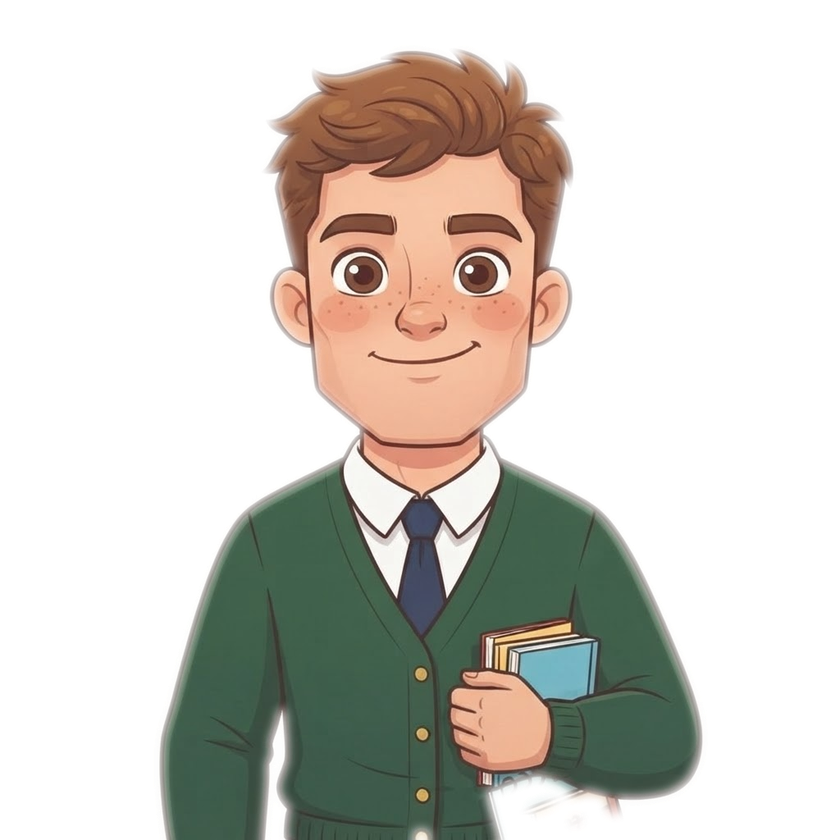
#> input picture KTU_AI_Birlesik/uygulama/assets/design_boy.png, 840 x 840 px, shrunk from 1024 x 1024 before the run
$ python -i _arka_plan_sil.py   (imports and definitions only)
#> lines starting #> are read from the running program, lines starting #| are printed output that depends on the picture; after the words box and inside, x2 and y2 are one past the last pixel; in counts of white or black regions, pixels touching at a corner belong together
#!/usr/bin/env python3
# -*- coding: utf-8 -*-
"""
Arka plan silici (Pillow tabanlı, AI model bağımlılığı yok).
Karakter illüstrasyonlarında:
 1) Kenar baskın renginden yola çıkarak "arka plan rengi" tahmin eder,
 2) 4 köşeden başlayan flood fill (renk toleranslı) ile arka plana temas eden
    tüm pikselleri bulur,
 3) Bulunan maskeye 1 px erozyon + 3/5 px GaussBlur uygular (kenar yumuşatma),
 4) Alpha kanalına mask yazar (karakterlerin dışı saydam = arka plan silinmiş).
 5) Orijinal görselin üzerine yazar (!!! dosyalarınızın yedeğini alın !!!).

macOS Python 3.15 (RC) üzerinde çalışması için onnxruntime / rembg / numpy
gerektirmez — saf Pillow + stdlib kullanır.
"""

from __future__ import annotations

import argparse
import os
import unicodedata
from collections import deque

from PIL import Image, ImageFilter, ImageDraw


# ---------------------------------------------------------------------------
# Yardımcılar
# ---------------------------------------------------------------------------
# [10 lines left out: function _bul, not called in this run]


def _kenar_rengi(im: Image.Image) -> tuple[int, int, int]:
    """Kenarlardan (4 köşe + 4 orta) örnek alarak RGB arka plan rengi tahmin eder."""
    w, h = im.size
    ornekler: list[tuple[int, int, int]] = []
    for (x, y) in [
        (0, 0), (w - 1, 0), (0, h - 1), (w - 1, h - 1),
        (w // 2, 0), (w // 2, h - 1), (0, h // 2), (w - 1, h // 2),
        (w // 3, h // 6), (2 * w // 3, h // 6),
        (w // 3, 5 * h // 6), (2 * w // 3, 5 * h // 6),
    ]:
        px = im.getpixel((max(0, min(w - 1, x)), max(0, min(h - 1, y))))
        ornekler.append((px[0], px[1], px[2]))
    r = sum(o[0] for o in ornekler) // len(ornekler)
    g = sum(o[1] for o in ornekler) // len(ornekler)
    b = sum(o[2] for o in ornekler) // len(ornekler)
    return (r, g, b)


def _renk_farki(a: tuple[int, int, int], b: tuple[int, int, int]) -> int:
    """Renkler arası toplam kanalsal fark (basit L1 metriği)."""
    return abs(a[0] - b[0]) + abs(a[1] - b[1]) + abs(a[2] - b[2])


def _floodfill_mask(
    im: Image.Image,
    baslangic: list[tuple[int, int]],
    hedef_renk: tuple[int, int, int],
    tolerans: int,
) -> Image.Image:
    """BFS flood fill: başlangıç noktalarından başlayıp renk farkı <= tolerans
    olan tüm komşu pikselleri işaretler. Sonuç L mod maske (255 = arka plan)."""
    w, h = im.size
    rgb = im.convert("RGB")
    maske = Image.new("L", (w, h), 0)
    # Hız: piksel erişimini load() ile
    pxs = rgb.load()
    mload = maske.load()

    kuyruk: deque[tuple[int, int]] = deque()
    for (sx, sy) in baslangic:
        sx = max(0, min(w - 1, sx))
        sy = max(0, min(h - 1, sy))
        if mload[sx, sy] == 0 and _renk_farki(pxs[sx, sy], hedef_renk) <= tolerans:
            mload[sx, sy] = 255
            kuyruk.append((sx, sy))

    while kuyruk:
        x, y = kuyruk.popleft()
        for (dx, dy) in ((1, 0), (-1, 0), (0, 1), (0, -1)):
            nx, ny = x + dx, y + dy
            if 0 <= nx < w and 0 <= ny < h and mload[nx, ny] == 0:
                if _renk_farki(pxs[nx, ny], hedef_renk) <= tolerans:
                    mload[nx, ny] = 255
                    kuyruk.append((nx, ny))
    return maske


# [17 lines left out: function _karakter_kutusu, not called in this run]


# ---------------------------------------------------------------------------
# Tek görsel için arka plan temizleme
# ---------------------------------------------------------------------------
def arka_plani_sil(
    yol: str,
    tolerans: int = 52,
    feather: int = 3,
    erozyon: int = 1,
    yaz: bool = True,
) -> Image.Image:
    """
    tolerans: Renk farkı toplamı (R+G+B kanalları) — arka planla çok az
              farklı olan gölge / gürültü piksellerini de yakalamak için
              40..70 arası iyi çalışır (beyaz/bej arka planlar).
    feather : Kenar yumuşatma miktarı (GaussBlur radius). 2..5
    erozyon : Flood fill maskesini karaktere doğru 1-2 px daraltır — yanlış
              arka plan pikseli karaktere sızarsa arttır.
    yaz     : True ise orijinal dosyanın ÜSTÜNE yazar.
    """
#> called with yol = 'assets/design_boy.png', tolerans = 52, feather = 3, erozyon = 1, yaz = True
    im = Image.open(yol).convert("RGBA")
#> im is the input picture: PIL image 840x840 RGBA; mean R, G, B, A 55.9, 52.1, 44.7, 91.5
    w, h = im.size
#> w = 840; h = 840

    # 1) Arka plan rengi tahmin et
    tahmin_rengi = _kenar_rengi(im)
#> the loop in _kenar_rengi, `for (x, y) in [ (0, 0), (w - 1, 0), (0, h - 1), (w - 1, h - 1), (w // ..` made 12 passes
#> px on passes 1 to 12: (0, 0, 0, 0), (0, 0, 0, 0), (0, 0, 0, 0), (0, 0, 0, 0), (0, 0, 0, 0), (204, 167, 94, 35), (0, 0, 0, 0), (0, 0, 0, 0), (248, 228, 228, 39), (108, 64, 45, 118), (66, 66, 57, 251), (42, 49, 46, 255)
#> after the loop in _kenar_rengi, `for (x, y) in [`: ornekler = [(0, 0, 0), (0, 0, 0), (0, 0, 0), (0, 0, 0), (0, 0, 0), (204, 167, 94), (0, 0, 0), (0, 0, 0), (248, 228, 228), (108, 64, 45), (66, 66, 57), (42, 49, 46)]
#> in _kenar_rengi, `r = sum(o[0] for o in ornekler) // len(ornekler)`: r = 55
#> in _kenar_rengi, `g = sum(o[1] for o in ornekler) // len(ornekler)`: g = 47
#> in _kenar_rengi, `b = sum(o[2] for o in ornekler) // len(ornekler)`: b = 39
#> tahmin_rengi = (55, 47, 39)
    # 2) Başlangıç noktaları: dört köşe + her kenardan 3 örnek (bol başlangıç)
    baslangic: list[tuple[int, int]] = []
    for s in range(0, 11):
        t = s / 10.0
        baslangic.append((int((w - 1) * t), 0))
        baslangic.append((int((w - 1) * t), h - 1))
        baslangic.append((0, int((h - 1) * t)))
        baslangic.append((w - 1, int((h - 1) * t)))

    # 3) Flood fill: arka planı işaretleyen L mod maske
    ap_maske = _floodfill_mask(im, baslangic, tahmin_rengi, tolerans)
#> in _floodfill_mask, `rgb = im.convert("RGB")`:
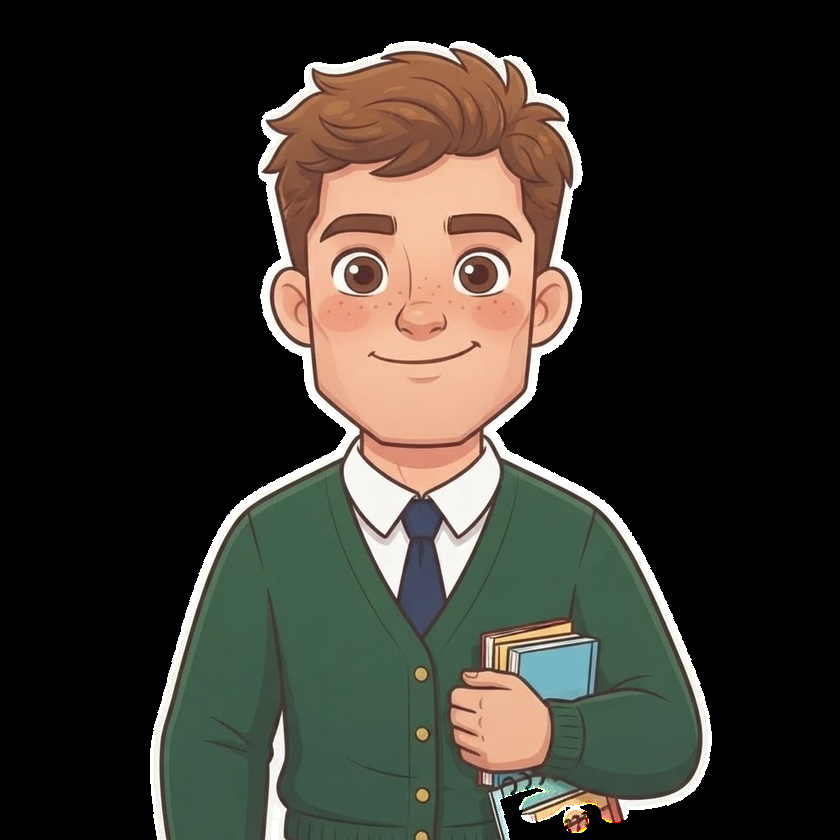
#> rgb: PIL image 840x840 RGB; mean R, G, B 55.9, 52.1, 44.7
#> in _floodfill_mask, `maske = Image.new("L", (w, h), 0)`: maske: PIL image 840x840 L; every value is 0
#> the loop in _floodfill_mask, `for (sx, sy) in baslangic:` made 44 passes
#> sx on passes 2, 3, 4, 5, 6, 7, 8, 9, 10, 12, 13, 14: 0, 0, 839, 83, 83, 0, 839, 167, 167, 839, 251, 251
#> the loop in _floodfill_mask, `while kuyruk:` made 977 passes
#> (x, y) on passes 1 to 3: (167, 839), (335, 839), (503, 839)
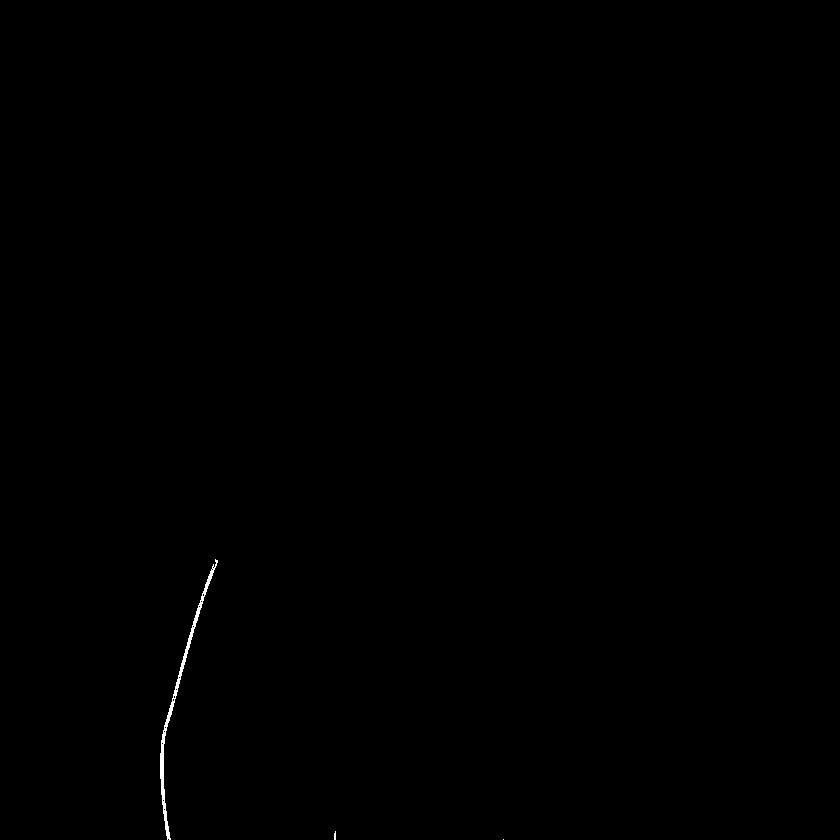
#> ap_maske: PIL image 840x840 L; 0.14% white; 3 white regions (2 under 20 px), largest, box (x1, y1, x2, y2) and area: (160, 559, 218, 840) 960

    # 4) Maskeye erozyon uygula (feather sızmadan önce 1 px daralt —
    #    karakter kenarlarının yanlışlıkla arka plan diye sayılmasını azalt)
    if erozyon > 0:
        ap_maske = ap_maske.filter(ImageFilter.MinFilter(2 * erozyon + 1))
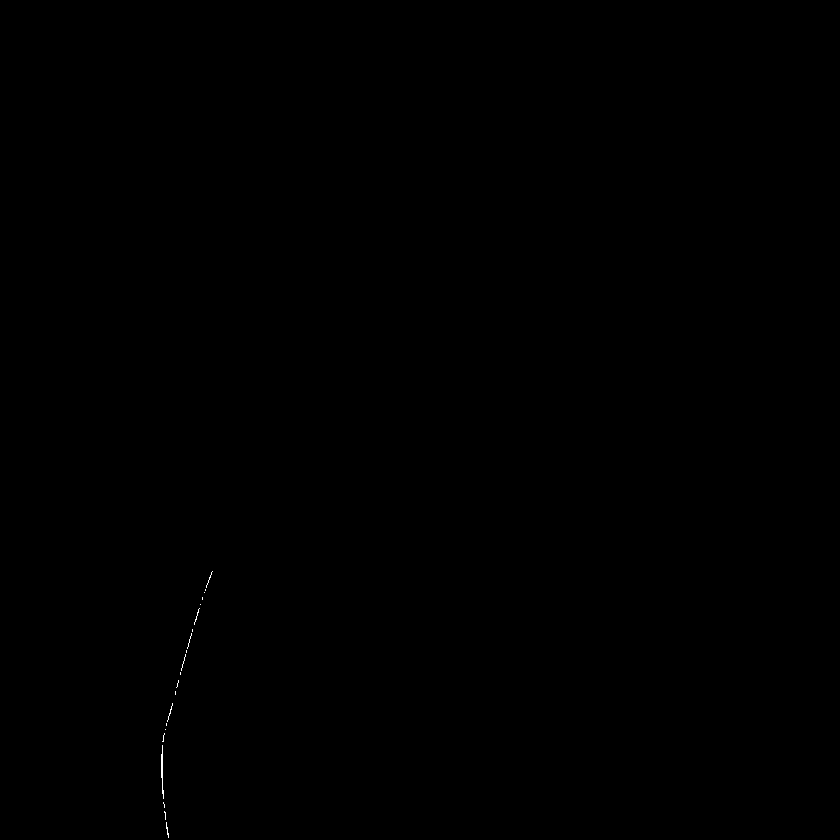
#> ap_maske: PIL image 840x840 L; 0.04% white in thin lines or dots, all inside (x1, y1, x2, y2) = (161, 571, 213, 838)

    # 5) Feather (kenar yumuşatma): gauss blur ile alpha yumuşak kenarlar
    if feather > 0:
        ap_maske = ap_maske.filter(ImageFilter.GaussianBlur(feather))

    # 6) Alpha kanalına yaz: arka plan maskesinin TERSİ karakter = görünür olsun
    #    L 255 (arka plan) → alpha 0 (saydam)
    #    L 0   (karakter) → alpha 255 (opak)
    ters_maske = Image.eval(ap_maske, lambda v: 255 - v)
    rgba = im.convert("RGBA")
    r_ch, g_ch, b_ch, _ = rgba.split()
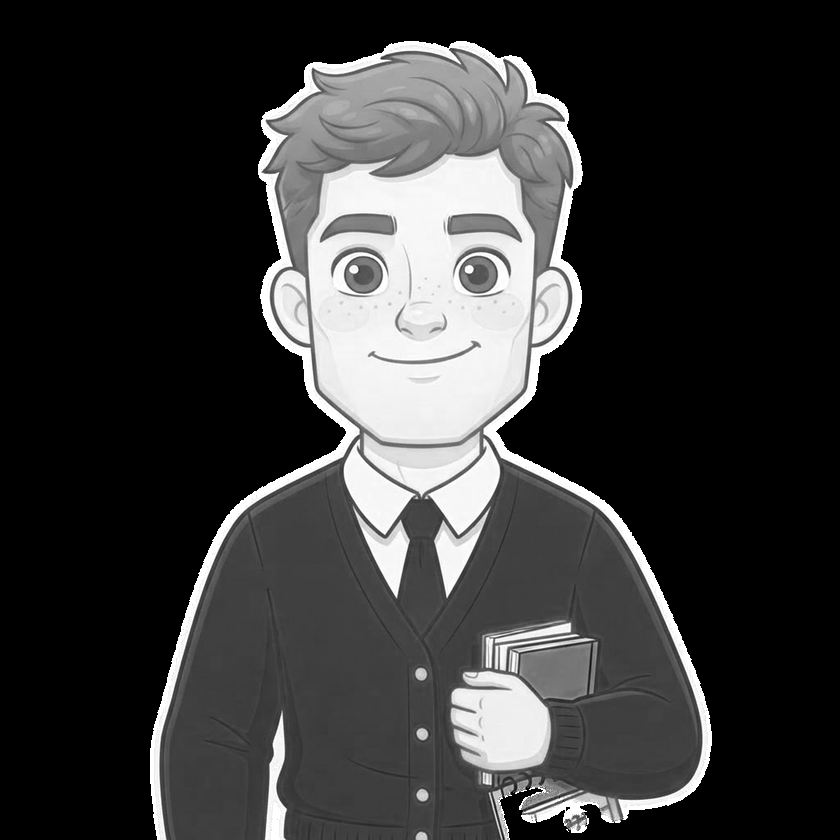
#> r_ch: PIL image 840x840 L; min 0, max 255, mean 55.9
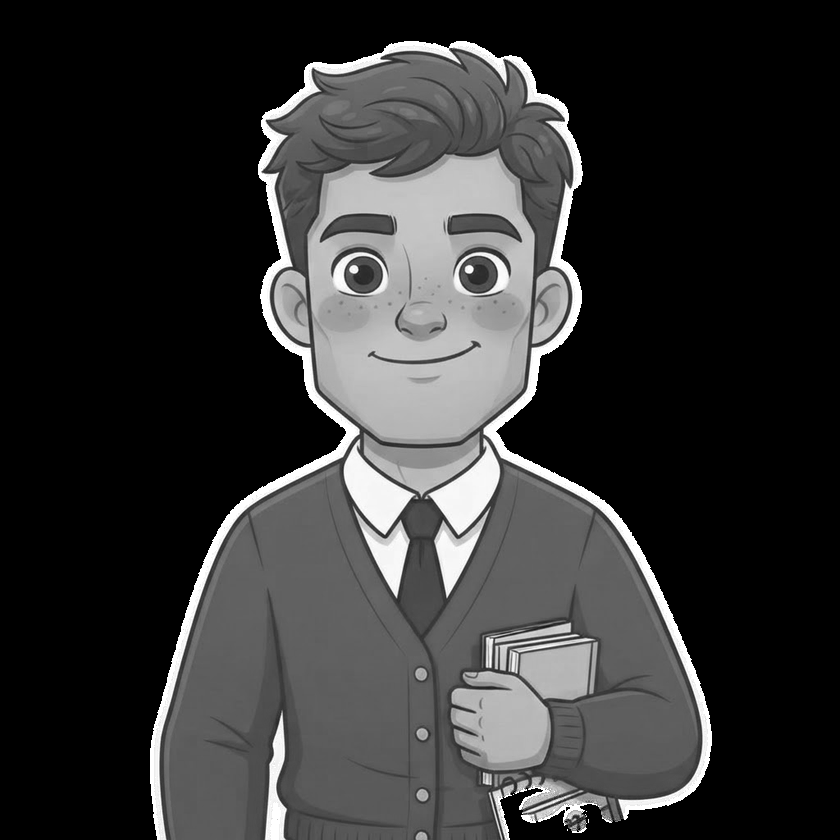
#> g_ch: PIL image 840x840 L; min 0, max 255, mean 52.1
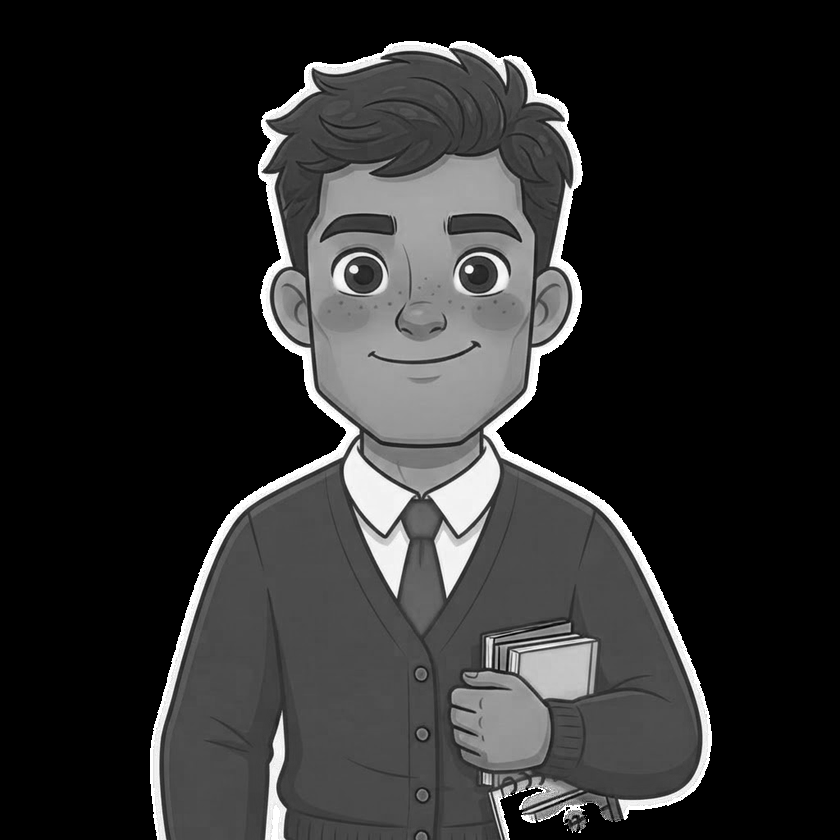
#> b_ch: PIL image 840x840 L; min 0, max 255, mean 44.7
    yeni = Image.merge("RGBA", (r_ch, g_ch, b_ch, ters_maske))

    # 7) Karakteri kutuya sıkıştır (opsiyonel, padding korunur,
    #    kare formatı bozmak istemiyoruz — orijinal boyutta kal)
    # Sadece saf beyaz (tamamen saydam) olmayan alanı korumak yeterli:
    if yaz:
        # Orijinal dosyanın üzerine kaydet (PNG olarak)
        kaydedilecek = yol
        if not kaydedilecek.lower().endswith(".png"):
            kok, _ = os.path.splitext(kaydedilecek)
            kaydedilecek = kok + "_bgsiz.png"
        yeni.save(kaydedilecek, format="PNG", optimize=True)
    return yeni


# ---------------------------------------------------------------------------
# Komut satırı
# ---------------------------------------------------------------------------
# [34 lines left out: function main, not called in this run]


# [2 lines not run here, left out]

>>> result = arka_plani_sil('assets/design_boy.png')

$ run again, on KTU_AI_Birlesik/uygulama/assets/design_parent.png
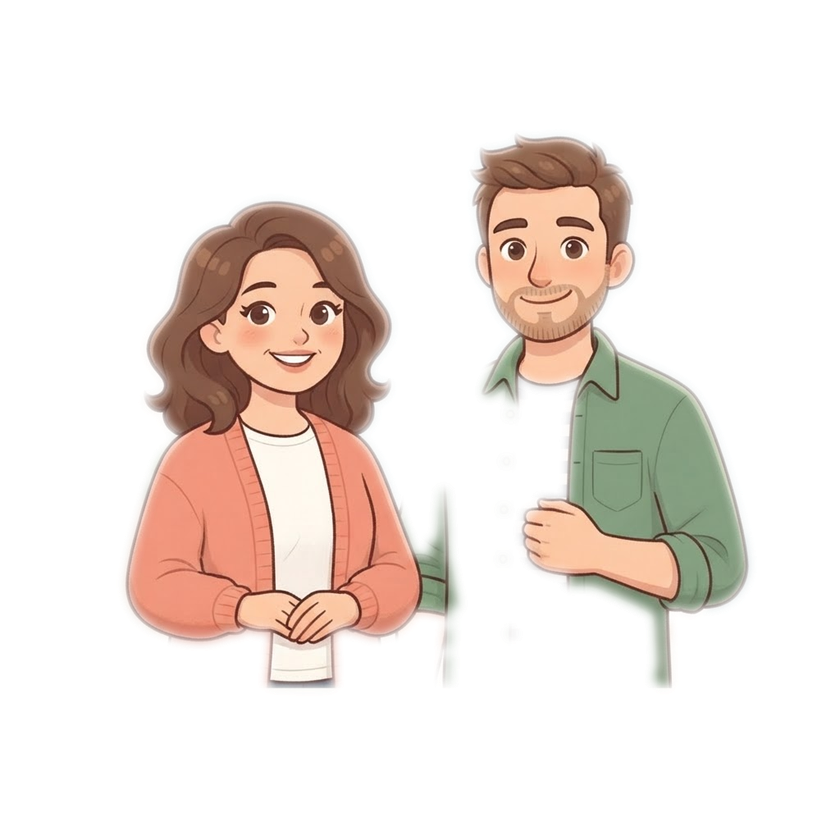
#> input picture KTU_AI_Birlesik/uygulama/assets/design_parent.png, 840 x 840 px, shrunk from 1024 x 1024 before the run
#> in arka_plani_sil, im is the input picture: PIL image 840x840 RGBA; mean R, G, B, A 56.6, 46.5, 39.8, 60.3
#> the loop in _kenar_rengi, `for (x, y) in [ (0, 0), (w - 1, 0), (0, h - 1), (w - 1, h - 1), (w // ..` made 12 passes
#> px on passes 1 to 8: (0, 0, 0, 0), (0, 0, 0, 0), (0, 0, 0, 0), (0, 0, 0, 0), (0, 0, 0, 0), (0, 0, 0, 0), (0, 0, 0, 0), (0, 0, 0, 0)
#> after the loop in _kenar_rengi, `for (x, y) in [`: ornekler = [(0, 0, 0), (0, 0, 0), (0, 0, 0), (0, 0, 0), (0, 0, 0), (0, 0, 0), (0, 0, 0), (0, 0, 0), (0, 0, 0), (195, 149, 127), (0, 0, 0), (0, 0, 0)]
#> r = 16
#> g = 12
#> b = 10
#> tahmin_rengi = (16, 12, 10)
#> in _floodfill_mask, `rgb = im.convert("RGB")`:
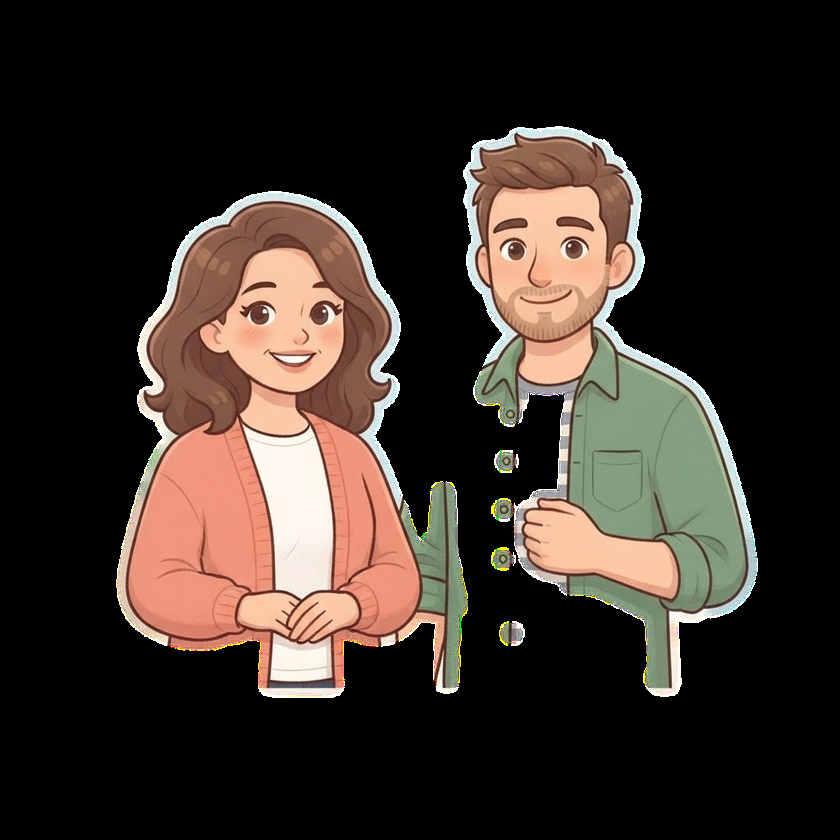
#> rgb: PIL image 840x840 RGB; mean R, G, B 56.6, 46.5, 39.8
#> maske: PIL image 840x840 L; every value is 0
#> the loop in _floodfill_mask, `while kuyruk:` made 492887 passes
#> (x, y) on passes 1 to 3: (0, 0), (0, 839), (839, 0)
#> in arka_plani_sil, `yeni = Image.merge("RGBA", (r_ch, g_ch, b_ch, ters_maske))`:
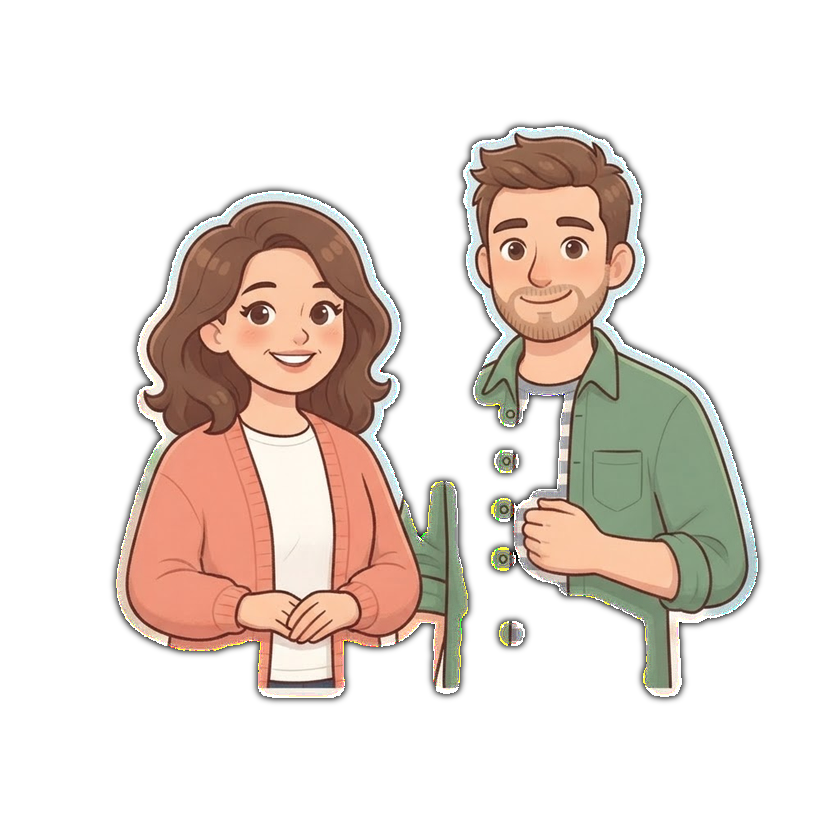
#> yeni: PIL image 840x840 RGBA; mean R, G, B, A 56.6, 46.5, 39.8, 78.6; transparent parts drawn white
